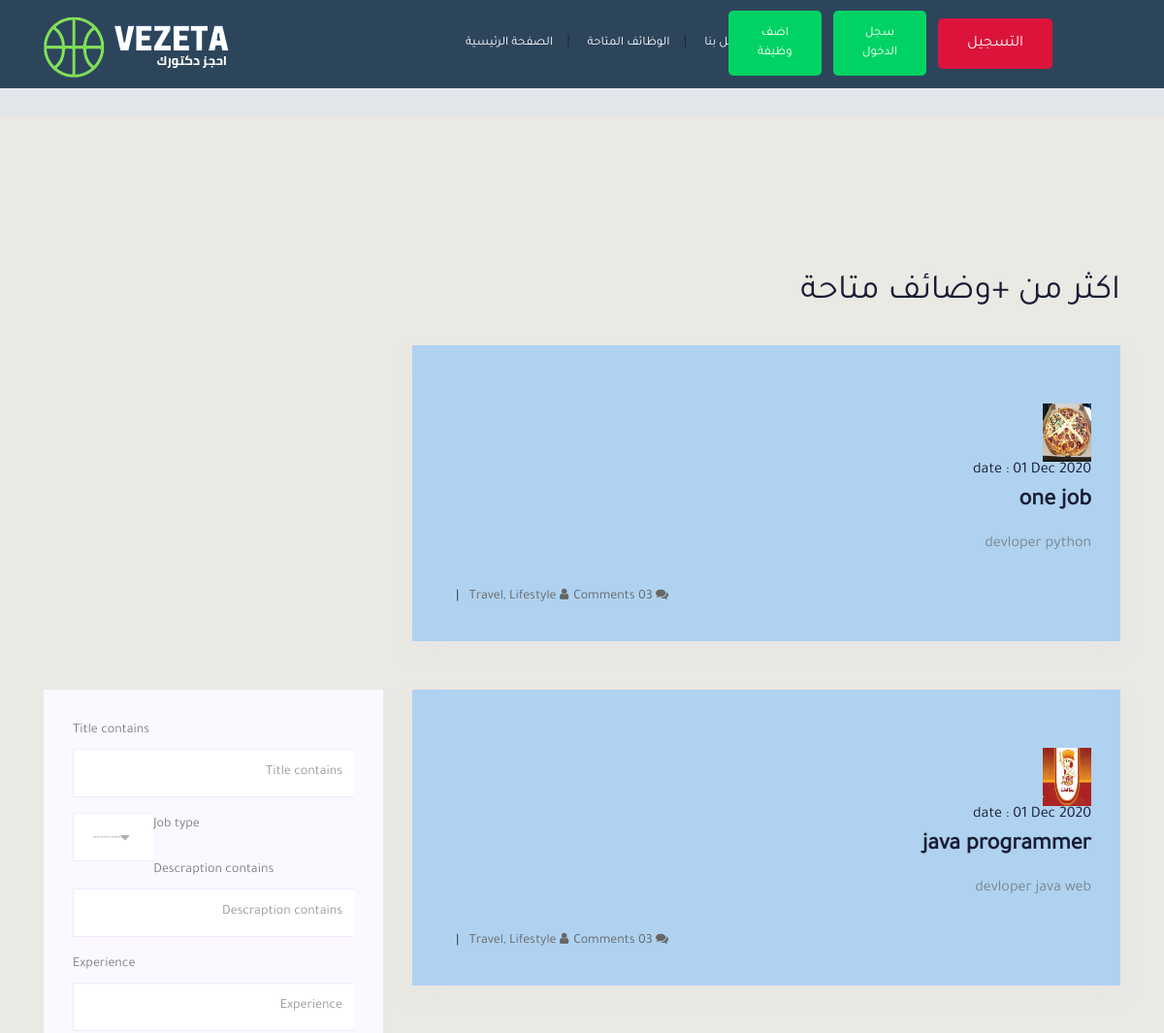
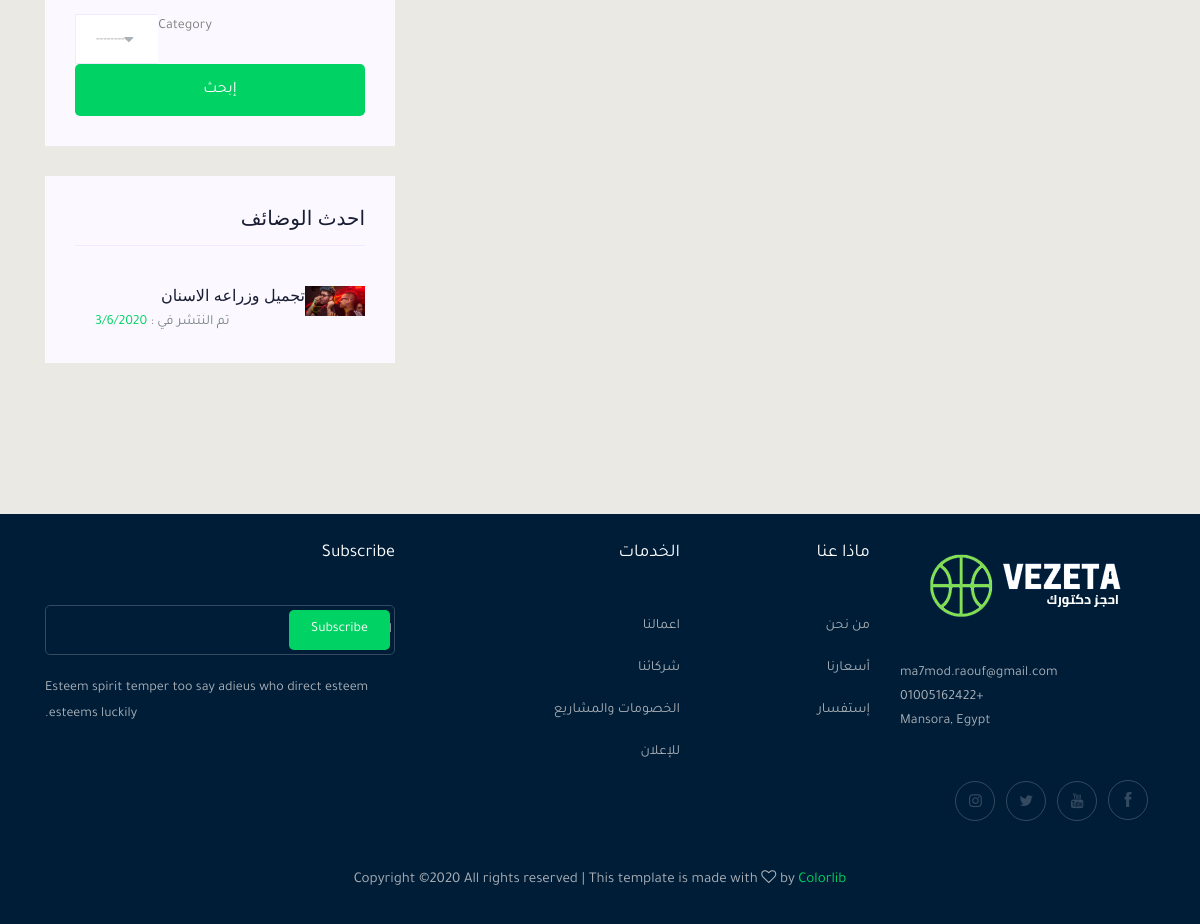
The app's page /jobs/, older data (2 pictures, top to bottom).
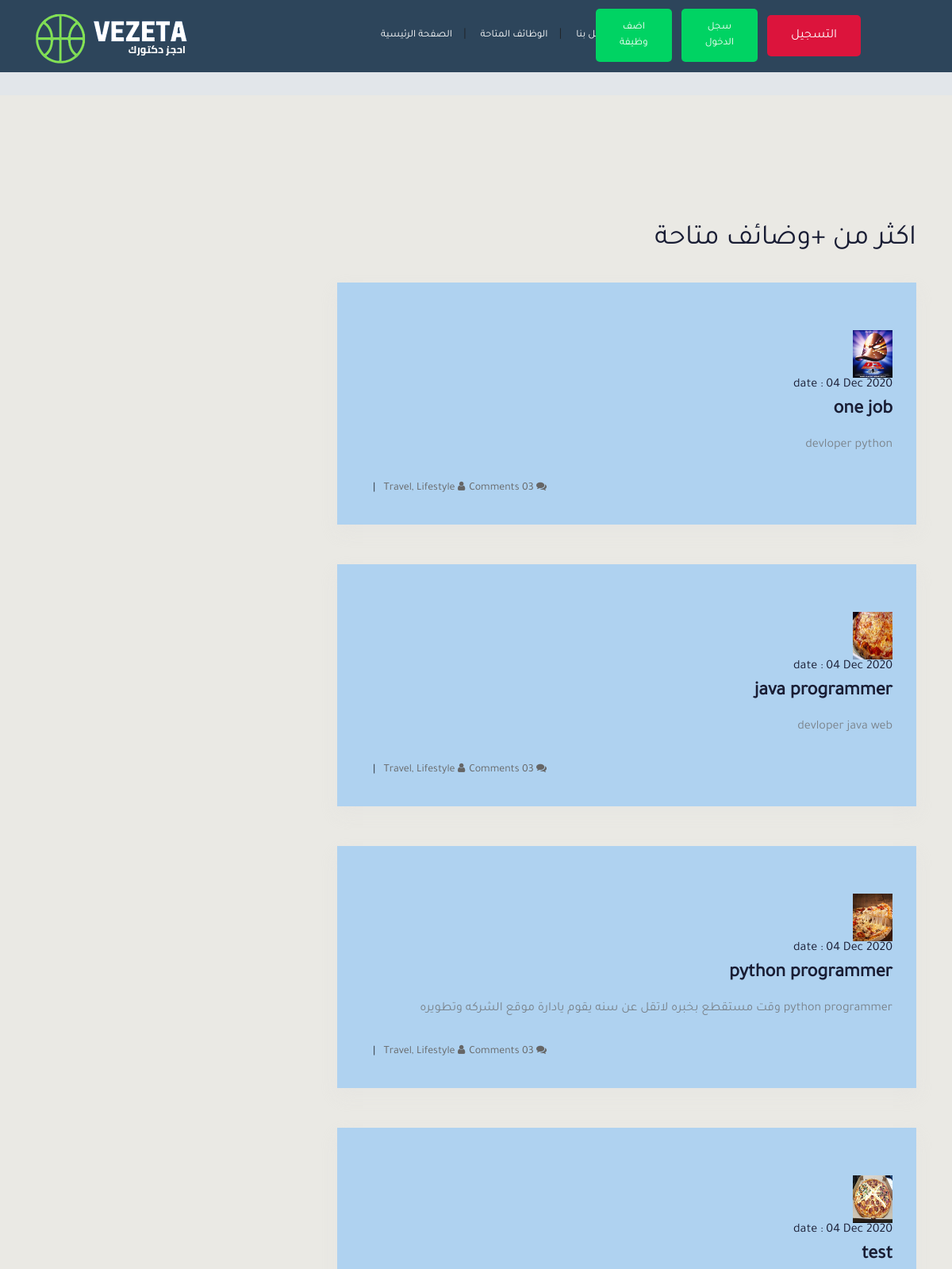
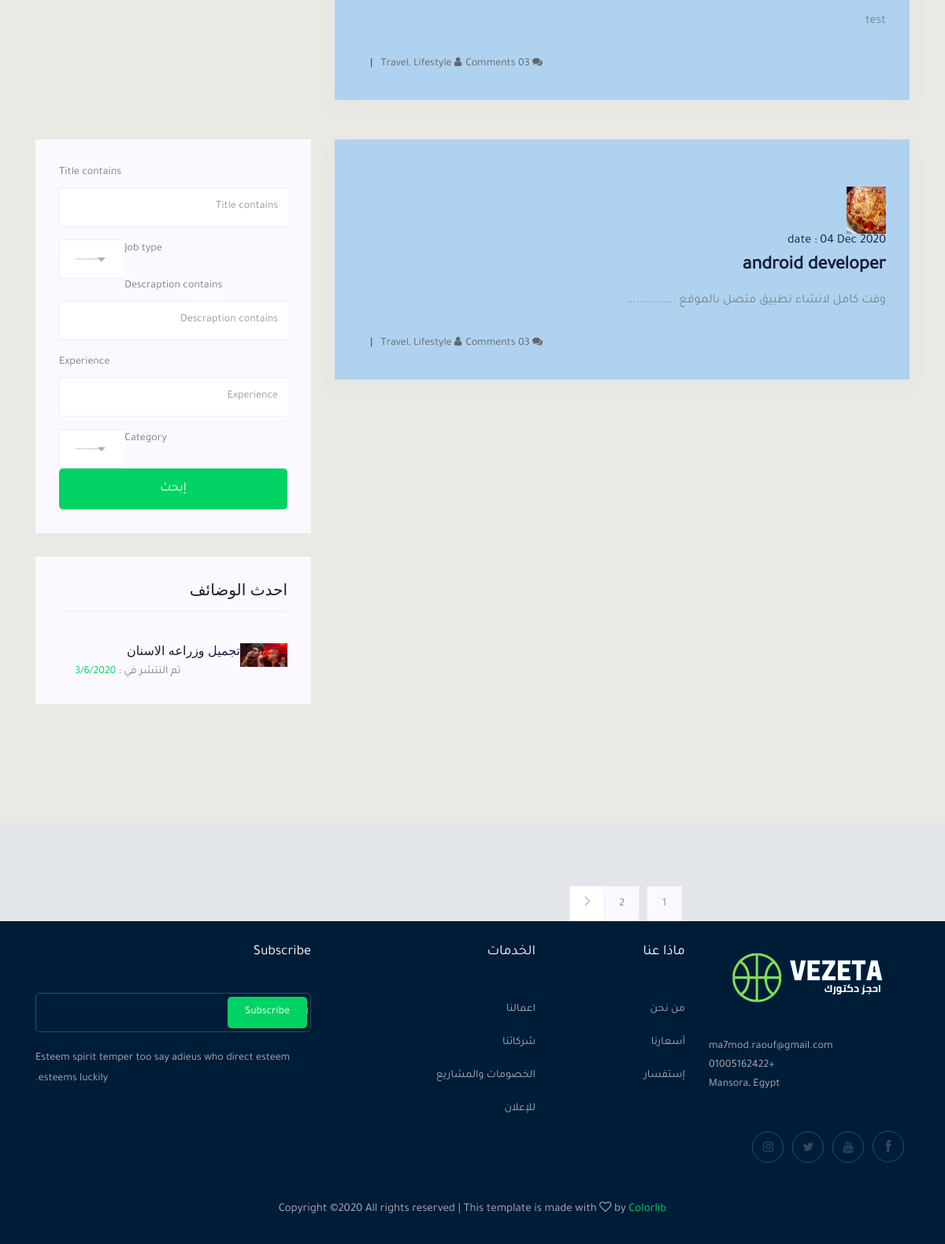
The same page, newer data (2 pictures, top to bottom).
### job/models.py (models this page shows, shortened)
class job(models.Model):
    owner = models.ForeignKey(User,related_name='job_owner' , on_delete=models.CASCADE)
    title = models.CharField(max_length=100)
    job_type = models.CharField(max_length=15 , choices=JOB_TYPE)
    descraption = models.TextField(max_length=1000)
    published_at = models.DateTimeField(auto_now=True)
    vacancy = models.IntegerField(default=1)
    salary = models.IntegerField(default=0)
    experience = models.IntegerField(default=1)
    category = models.ForeignKey( 'Category' ,on_delete=models.CASCADE,null=True)
    image = models.ImageField(upload_to=image_upload)
    slug = models.SlugField(null=True,blank=True)
    def __str__(self):
        return self.title

### job/views.py (the view)
# urls.py: path('',views.job_list ,name='job_list'),
def job_list(request):
    job_list = job.objects.all()
    myfilter = jobFilter(request.GET,queryset=job_list)
    job_list = myfilter.qs
    paginator = Paginator(job_list, 5) # Show 25 contacts per page.
    page_number = request.GET.get('page')
    page_obj = paginator.get_page(page_number)
    return render(request,'job/job_list.html',{'jobs':page_obj , 'myfilter':myfilter})

### job/models.py (called while the page is built)
    def __str__(self):
        return self.name

### job/templates/job/job_list.html (shortened to what this page needs)
{% extends 'base.html' %}
{% load bootstrap4 %}
{% load static %}
{% block body%}
<div class="bradcam_text " >
    <br>
    <br>
    <br>
    <br>
    <br>
</div>
<div dir="rtl">
<div class="catagory_area ">
    <div class="container " style="margin-top: 10rem">
        <div class=" single_text">
            <h1>اكثر من {{jobs.count}}+وضائف  متاحة</h1>
            <br>
        </div>
    </div>
<section class="blog_area section-padding">
<div class="container" >
    <div class="row">
        {% for job in jobs %}
        <div class="col-lg-8 mb-5 mb-lg-0">
            <div class="blog_left_sidebar">
                <article class="blog_item" style="background-color: rgba(142, 197, 248, 0.63);">
                    <div class="blog_details">
                        <img class="img-circle" src="{{job.image.url}}" alt="" style="width:50px;height:60px;">
                        <a href="#" class="blog_item_date">
                            <h5>date : {{job.published_at|date:"d M o"}}</h5>
                        <a class="d-inline-block" href="{% url 'jobs:job_datil' job.slug %}">
                            <h2>{{job}}</h2>
                        </a>
                        <p> {{job.descraption}} </p>
                        <ul class="blog-info-link">
                            <li><a href="#"><i class="fa fa-user"></i> Travel, Lifestyle</a></li>
                            <li><a href="#"><i class="fa fa-comments"></i> 03 Comments</a></li>
                        </ul>
                    </div>
                </article>
            </div>
        </div>
        {% endfor %}
        <div class="col-lg-4">
            <div class="blog_right_sidebar">
                <aside class="single_sidebar_widget search_widget">
                    <form method="GET">
                        {% bootstrap_form myfilter.form %}
                            <input type="submit" value="إبحث" class="boxed-btn3 w-100">
                    </form>
                </aside>
                <aside class="single_sidebar_widget popular_post_widget">
                    <h3 class="widget_title">احدث الوضائف</h3>
                        <div class="media post_item">
                                <img src="img/blog/single_blog_1.png" alt="" style="width: 30spx; height: 30px;">
                            <div class="media-body">
                                <a href="single-blog.html">
                                    <h3>تجميل وزراعه الاسنان</h3>
                                </a>
                                <p>تم النتشر في : <span style="color: #00D363;">3/6/2020</p>
                            </div>
                        </div>
                </aside>
            </div>
        </div>
    </div>
</div>
</section>
</div>
{% if jobs.has_other_pages %}
    <div class="col-lg-8 mb-5 mb-lg-0">
        <nav class="blog-pagination justify-content-center d-flex">
            <ul class="pagination">
                        {% for i in jobs.paginator.page_range %}
                            <li class="page-item active">
                                <a href="?page={{i}}" class="page-link">{{i}}</a>
                            </li>
                        {%endfor%}
                <li class="page-item">
                    {% if jobs.has_next %}
                    <a href="?page={{jobs.next_page_number}}" class="page-link" aria-label="Next">
                        <i class="ti-angle-right"></i>
                    </a>
                    {% endif %}
                </li>
            </ul>
        </nav>
    </div>
{% endif %}
{% endblock body%}

### templates/base.html (shortened to what this page needs)
{% load static%}
<!doctype html>
<html class="no-js" lang="zxx">
<head>
    <link rel="stylesheet" href="{% static 'css/bootstrap.min.css'%}">
    <link rel="stylesheet" href="{% static 'css/owl.carousel.min.css'%}">
    <link rel="stylesheet" href="{% static 'css/magnific-popup.css'%}">
    <link rel="stylesheet" href="{% static 'css/font-awesome.min.css'%}">
    <link rel="stylesheet" href="{% static 'css/themify-icons.css'%}">
    <link rel="stylesheet" href="{% static 'css/nice-select.css'%}">
    <link rel="stylesheet" href="{% static 'css/flaticon.css'%}">
    <link rel="stylesheet" href="{% static 'css/gijgo.css'%}">
    <link rel="stylesheet" href="{% static 'css/animate.min.css'%}">
    <link rel="stylesheet" href="{% static 'css/slicknav.css'%}">
    <link rel="stylesheet" href="{% static 'css/style.css' %}">
</head>
<body>
<header>
<div class="header-area ">
    <div id="sticky-header" class="main-header-area">
        <div class="container-fluid " style="background-color: rgba(0, 29, 56, 0.8);" >
            <div class="header_bottom_border">
                <div class="row align-items-center">
                    <div class="col-xl-3 col-lg-2">
                        <div class="logo">
                            <a href="index.html">
                                <img src="{% static 'img/logo2.png'%}" alt="">
                            </a>
                        </div>
                    </div>
                    <div class="col-xl-5 col-lg-7">
                        <div class="main-menu  d-none d-lg-block">
                            <nav>
                                <ul id="navigation">
                                    <li><a href="">الصفحة الرئيسية</a></li>|
                                    <li><a href="{% url 'jobs:job_list' %}">الوظائف المتاحة</a></li>|
                                    <li><a href="{% url 'contact:contact'%}">اتصل بنا</a></li>
                                </ul>
                            </nav>
                        </div>
                    </div>
                    <div class="col-xl-3 col-lg-3 d-none d-lg-block">
                        <div class="Appointment">
                            <div class="phone_num d-none d-xl-block">
                                <a class="boxed-btn3" href="{% url 'jobs:add_job' %}">اضف وظيفة </a>
                            </div>
                            {% if request.user.is_authenticated %}
                                <div class="phone_num d-none d-xl-block">
                                    <a class="boxed-btn3" href="{% url 'accounts:profile'%}"> الصفحة الشخصية</a>
                                </div>
                            {% else %}
                                <div class="phone_num d-none d-xl-block">
                                    <a class="boxed-btn3" href="{% url 'login'%}">سجل الدخول</a>
                                </div>
                                <div class="d-none d-lg-block">
                                    <a class="boxed-btn3" style="background-color: crimson;" href="">التسجيل</a>
                                </div>
                            {% endif %}
                        </div>
                    </div>
                    <div class="col-12">
                    </div>
                </div>
            </div>
        </div>
    </div>
</div>
</header>
<div dir="rtl">
{% block body%}
{% endblock body%}
<footer class="footer">
<div class="footer_top">
<div class="container">
    <div class="row">
        <div class="col-xl-3 col-md-6 col-lg-3">
            <div class="footer_widget wow fadeInUp" data-wow-duration="1s" data-wow-delay=".3s">
                <div class="footer_logo">
                    <a href="#">
                        <img src="img/logo2.png" alt="">
                    </a>
                </div>
                <p>
                    ma7mod.raouf@gmail.com <br>
                    +01005162422 <br>
                    Mansora, Egypt
                </p>
                <div class="socail_links">
                    <ul>
                        <li>
                            <a href="https://www.facebook.com/m7modsabra">
                                <i class="ti-facebook"></i>
                            </a>
                        </li>
                        <li>
                            <a href="https://www.youtube.com/channel/UC7FFcZc90vE5FfR_dgA_dVg?view_as=subscriber">
                                <i class="fa fa-youtube"></i>
                            </a>
                        </li>
                        <li>
                            <a href="https://twitter.com/Mahmod_Raouf">
                                <i class="fa fa-twitter"></i>
                            </a>
                        </li>
                        <li>
                            <a href="https://twitter.com/Mahmod_Raouf">
                                <i class="fa fa-instagram"></i>
                            </a>
                        </li>
                    </ul>
                </div>
            </div>
        </div>
        <div class="col-xl-2 col-md-6 col-lg-2">
            <div class="footer_widget wow fadeInUp" data-wow-duration="1.1s" data-wow-delay=".4s">
                <h3 class="footer_title">
                    ماذا عنا
                </h3>
                <ul>
                    <li><a href="https://code4learn.teachable.com/p/online-courses">من نحن </a></li>
                    <li><a href="https://code4learn.teachable.com/p/online-courses"> أسعارنا</a></li>
                    <li><a href="https://www.facebook.com/m7modsabra">إستفسار</a></li>
                </ul>
            </div>
        </div>
        <div class="col-xl-3 col-md-6 col-lg-3">
            <div class="footer_widget wow fadeInUp" data-wow-duration="1.2s" data-wow-delay=".5s">
                <h3 class="footer_title">
                    الخدمات
                </h3>
                <ul>
                    <li><a href="https://code4learn.teachable.com/p/soundcloud">اعمالنا</a></li>
                    <li><a href="https://twitter.com/code4learn/status/1236082742582001670?s=21">شركائنا</a></li>
                    <li><a href="https://code4learn.teachable.com/p/online-courses">الخصومات والمشاريع</a></li>
                    <li><a href="https://www.facebook.com/m7modsabra">للإعلان</a></li>
                </ul>
            </div>
        </div>
        <div class="col-xl-4 col-md-6 col-lg-4">
            <div class="footer_widget wow fadeInUp" data-wow-duration="1.3s" data-wow-delay=".6s">
                <h3 class="footer_title">
                    Subscribe
                </h3>
                <form action="#" class="newsletter_form">
                    <input type="text" placeholder="Enter your mail">
                    <button type="submit">Subscribe</button>
                </form>
                <p class="newsletter_text">Esteem spirit temper too say adieus who direct esteem esteems
                    luckily.</p>
            </div>
        </div>
    </div>
</div>
</div>
<div class="copy-right_text wow fadeInUp" data-wow-duration="1.4s" data-wow-delay=".3s">
<div class="container">
    <div class="row">
        <div class="col-xl-12">
            <p class="copy_right text-center">
Copyright &copy;<script>document.write(new Date().getFullYear());</script> All rights reserved | This template is made with <i class="fa fa-heart-o" aria-hidden="true"></i> by <a href="https://colorlib.com" target="_blank">Colorlib</a>
            </p>
        </div>
    </div>
</div>
</div>
</footer>
</body>
</html>

Row changes from the older to the newer data that the page shows:
changed job "one job": image: a different picture; published_at "01 Dec 2020" → "04 Dec 2020"
changed job "java programmer": image: a different picture; published_at "01 Dec 2020" → "04 Dec 2020"
added job: image (picture), published_at "04 Dec 2020", title "python programmer", descraption "python programmer وقت مستقطع بخبره لاتقل عن سنه يقوم يادارة موقع الشركه وتطويره"
added job: image (picture), published_at "04 Dec 2020", title "test", descraption "test"
added job: image (picture), published_at "04 Dec 2020", title "android developer", descraption "وقت كامل لانشاء تطبيق متصل بالموقع ..............."
Text that changed along with them:
new list line: "1"
new list line: "2"
